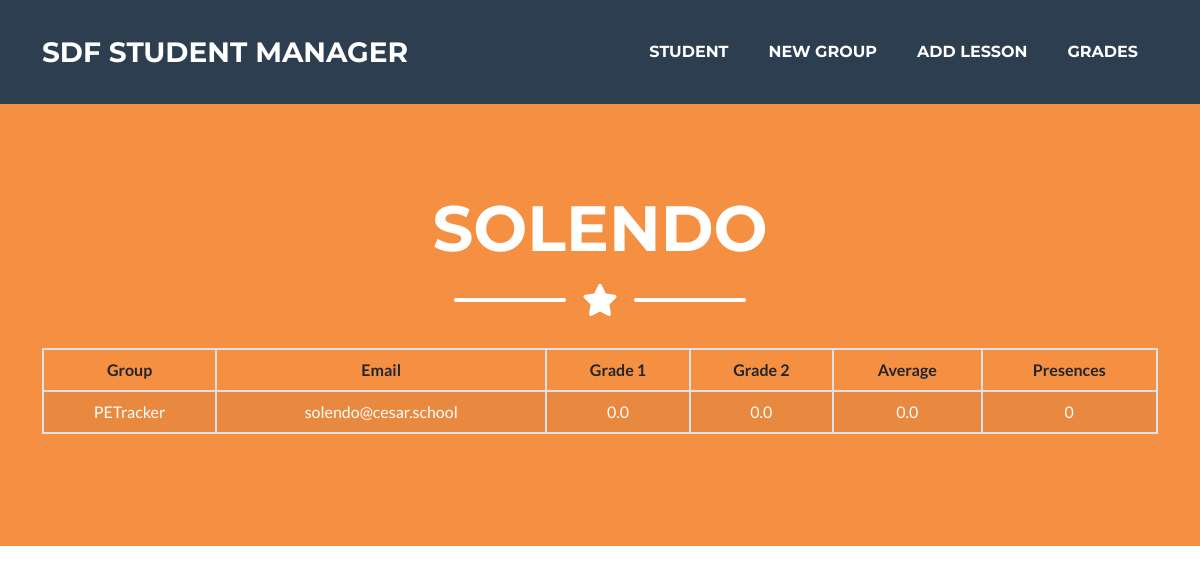
Page /student/10 on the earlier database version.
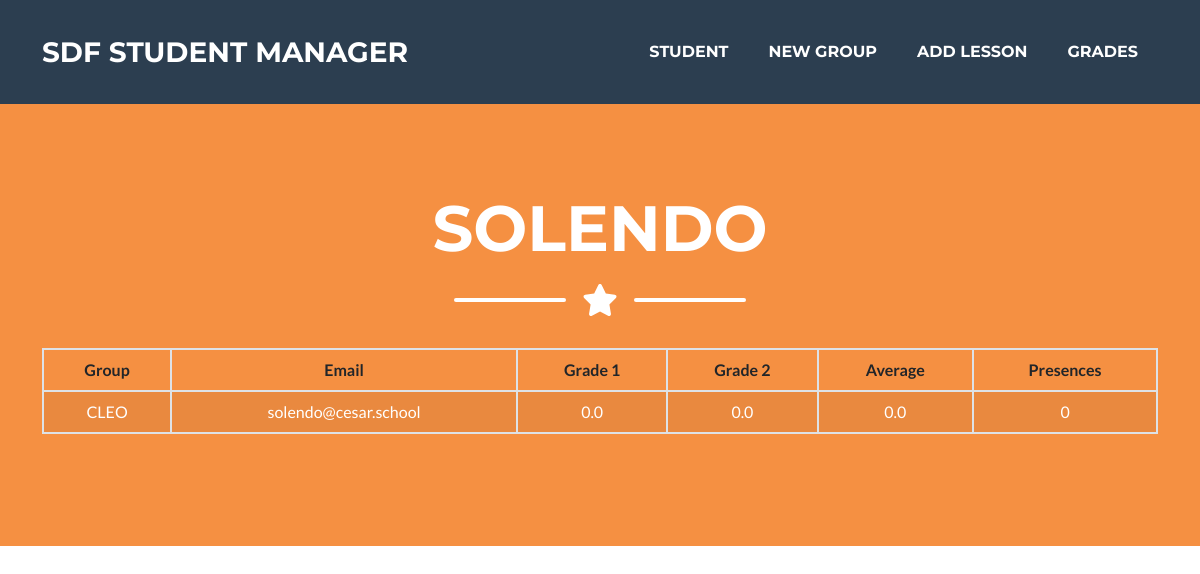
Same page on the later database version.
### presence_count/models.py (models this page shows, shortened)
class Student(models.Model):
    name = models.CharField(max_length=100)
    email = models.EmailField(max_length=100)
    grade_1 = models.FloatField(default=0)
    grade_2 = models.FloatField(default=0)
    grade_avg = models.FloatField(default=0)
    presences = models.IntegerField(default=0)
    group = models.ForeignKey(Group, on_delete=models.PROTECT, default=None, null=True, blank=True)

class Group(models.Model):
    name = models.CharField(max_length=100)
    tracking = models.URLField(blank=True)
    repo = models.URLField(blank=True)
    prototype = models.URLField(blank=True)
    description = models.TextField(max_length=512, blank=True)
    def __str__(self):
        return self.name

### presence_count/views.py (the view)
# urls.py: path('student/<int:student_id>', views.view_student, name='view_student'),
def view_student(request, student_id):
    student = Student.objects.get(pk=student_id)
    context = {'student': student}
    return render(request, 'student/student.html', context)

### presence_count/templates/student/student.html (shortened to what this page needs)
{% extends 'base.html' %}
{% block body %}
    <header class="masthead bg-primary text-white text-center">
        <div class="container d-flex align-items-center flex-column">
            <h1 class="masthead-heading text-uppercase mb-0">{{student.name}}</h1>
            <div class="divider-custom divider-light">
                <div class="divider-custom-line"></div>
                <div class="divider-custom-icon"><i class="fas fa-star"></i></div>
                <div class="divider-custom-line"></div>
            </div>
            <table class="table table-striped table-hover table-bordered">
				<thead>
					<tr>
                        <th scope="col">Group</th>
                        <th scope="col">Email</th>
                        <th scope="col">Grade 1</th>
                        <th scope="col">Grade 2</th>
                        <th scope="col">Average</th>
                        <th scope="col">Presences</th>
					</tr>
				</thead>
				<tbody>
					<tr>
						<td class="text-white">{{student.group}}</td>
						<td class="text-white">{{student.email}}</td>
                        <td class="text-white">{{student.grade_1}}</td>
						<td class="text-white">{{student.grade_2}}</td>
						<td class="text-white">{{student.grade_avg}}</td>
						<td class="text-white">{{student.presences}}</td>
					</tr>
				</tbody>
			</table>
        </div>
    </header>
{% endblock %}

Differences in the rows shown:
changed Student "SOLENDO": group "PETracker" → "CLEO"
